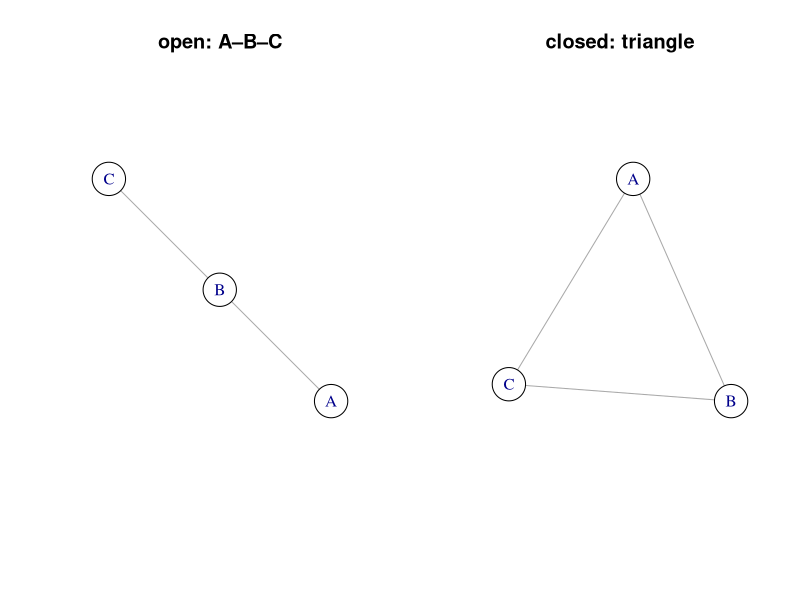
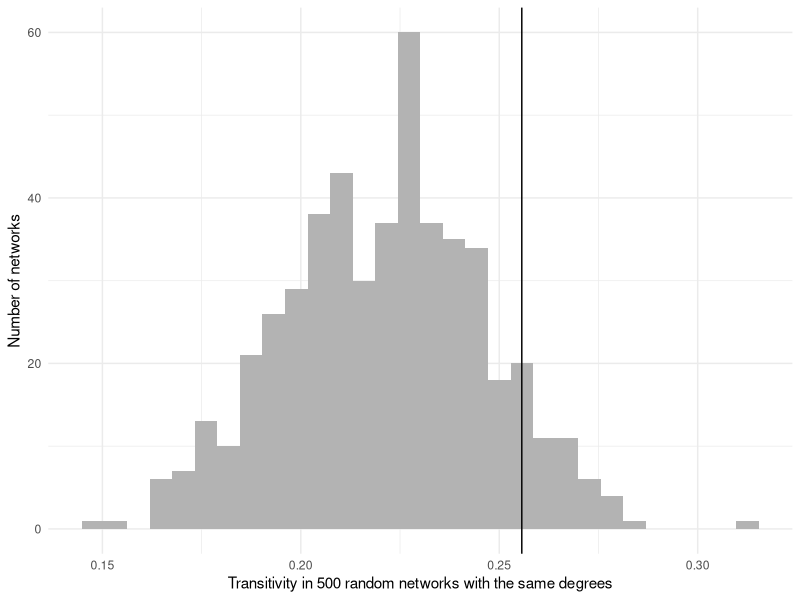
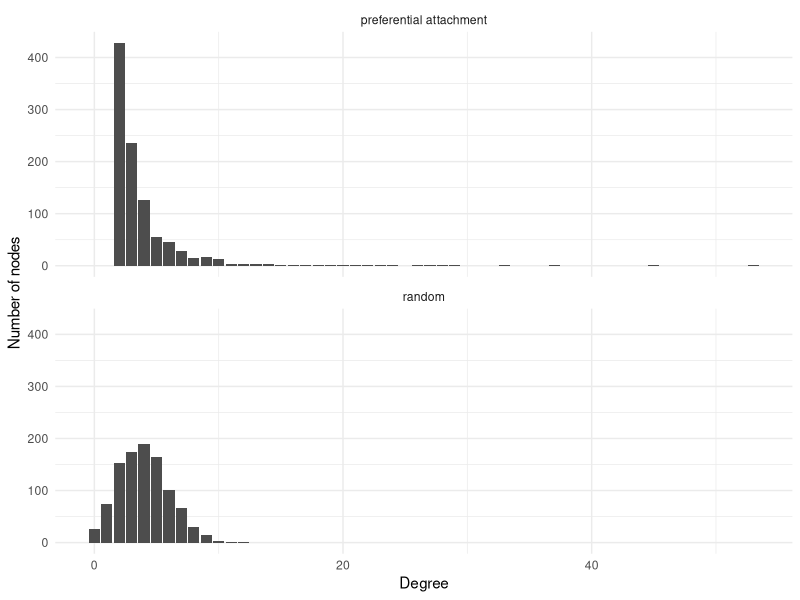
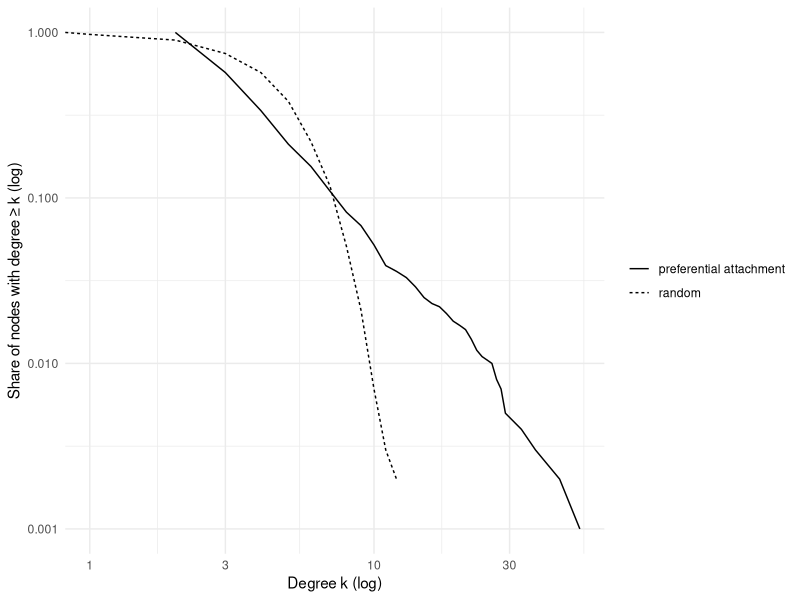
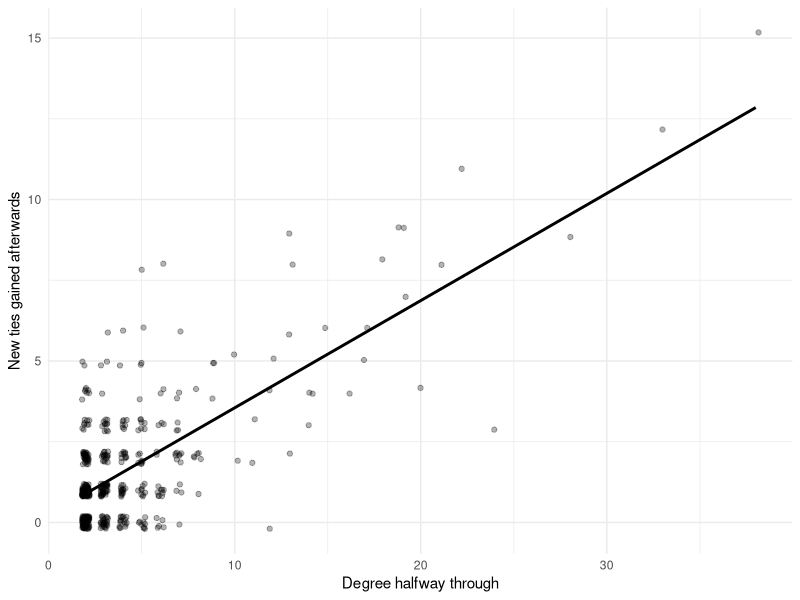
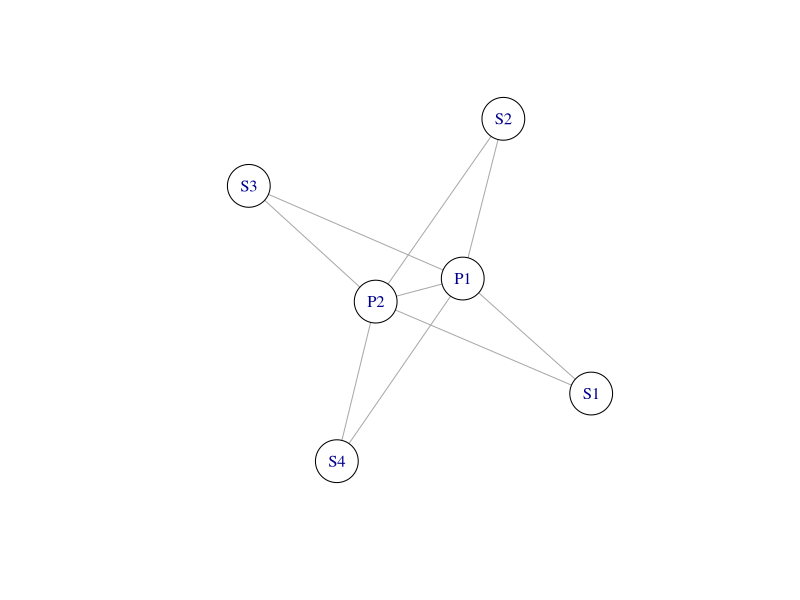
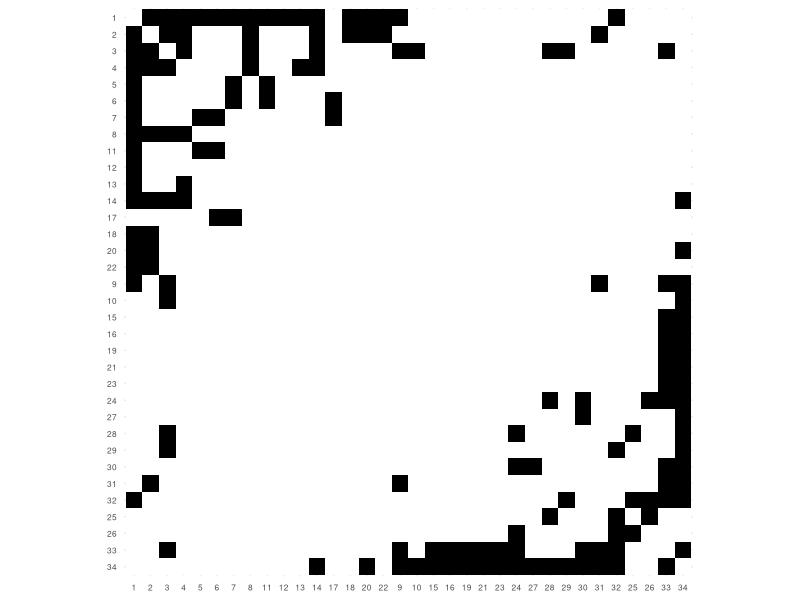
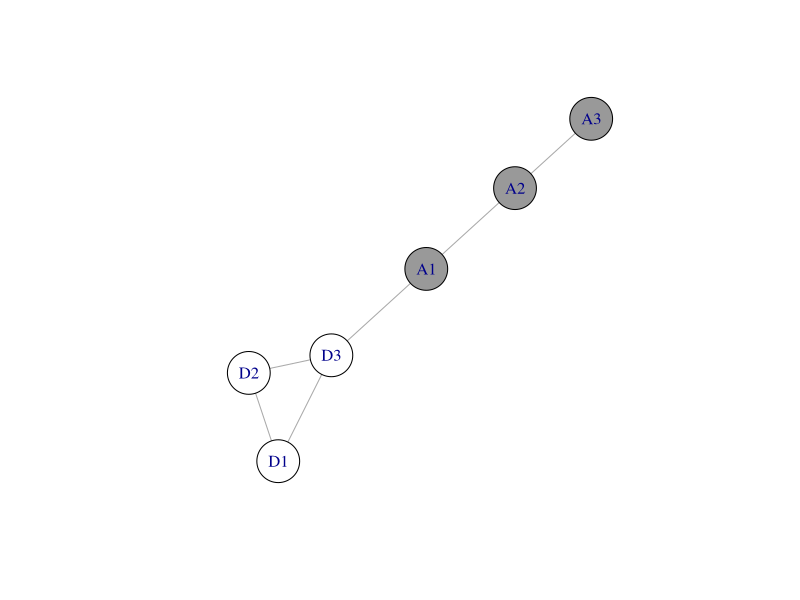

R code for these plots, in order:
## ---- chunk 1
library(tidyverse)
library(igraph)
library(ggraph)

set.seed(2026)
## ---- chunk 2
g <- make_graph("Zachary")          
V(g)$name <- as.character(1:vcount(g))
## ---- chunk 3
open_triad   <- graph_from_literal(A-B, B-C)
closed_triad <- graph_from_literal(A-B, B-C, A-C)

par(mfrow = c(1, 2))
plot(open_triad,   main = "open: A–B–C",       vertex.size = 30, vertex.color = "white")
plot(closed_triad, main = "closed: triangle", vertex.size = 30, vertex.color = "white")
par(mfrow = c(1, 1))
## ---- chunk 4
count_triangles(g) |> sum() / 3   # number of triangles
transitivity(g, type = "global")
## ---- chunk 5
c(transitivity = transitivity(g, type = "global"),
  density      = edge_density(g))
## ---- chunk 6
random_trans <- replicate(500, {
  sample_degseq(degree(g), method = "vl") |> transitivity(type = "global")
})

tibble(transitivity = random_trans) |>
  ggplot(aes(transitivity)) +
  geom_histogram(bins = 30, fill = "grey70") +
  geom_vline(xintercept = transitivity(g, type = "global")) +
  labs(x = "Transitivity in 500 random networks with the same degrees",
       y = "Number of networks") +
  theme_minimal()

mean(random_trans >= transitivity(g, type = "global"))  # share of random networks at least as transitive
## ---- chunk 7
n <- 1000
pa  <- sample_pa(n, m = 2, directed = FALSE)
rnd <- sample_gnm(n, ecount(pa))

degrees <- bind_rows(
  tibble(model = "random",                   degree = degree(rnd)),
  tibble(model = "preferential attachment", degree = degree(pa))
)

degrees |>
  group_by(model) |>
  summarise(mean = mean(degree), median = median(degree), max = max(degree))
## ---- chunk 8
degrees |>
  count(model, degree) |>
  ggplot(aes(degree, n)) +
  geom_col(fill = "grey30") +
  facet_wrap(~ model, ncol = 1) +   # same scales on both panels, so the shapes are comparable
  labs(x = "Degree", y = "Number of nodes") +
  theme_minimal()
## ---- chunk 9
degrees |>
  group_by(model) |>
  count(degree) |>
  arrange(desc(degree)) |>
  mutate(share_at_least = cumsum(n) / sum(n)) |>
  ggplot(aes(degree, share_at_least, linetype = model)) +
  geom_line() +
  scale_x_log10() +
  scale_y_log10() +
  labs(x = "Degree k (log)", y = "Share of nodes with degree ≥ k (log)", linetype = NULL) +
  theme_minimal()
## ---- chunk 10
early <- induced_subgraph(pa, 1:500)

growth <- tibble(
  degree_then = degree(early),
  new_ties    = degree(pa)[1:500] - degree(early)
)

growth |>
  ggplot(aes(degree_then, new_ties)) +
  geom_jitter(width = 0.2, height = 0.2, alpha = 0.3) +
  geom_smooth(method = "lm", se = FALSE, colour = "black") +
  labs(x = "Degree halfway through", y = "New ties gained afterwards") +
  theme_minimal()
## ---- chunk 11
cp <- graph_from_literal(P1-P2,
                         P1-S1, P1-S2, P1-S3, P1-S4,
                         P2-S1, P2-S2, P2-S3, P2-S4)

plot(cp, vertex.size = 25, vertex.color = "white")
## ---- chunk 12
neighbors(cp, "S1")
neighbors(cp, "S2")   # identical

sim_cp <- similarity(cp, method = "jaccard")
dimnames(sim_cp) <- list(V(cp)$name, V(cp)$name)
round(sim_cp, 2)
## ---- chunk 13
sim       <- similarity(g, method = "jaccard")
positions <- hclust(as.dist(1 - sim), method = "average") |> cutree(k = 4)

ord <- V(g)$name[order(positions)]
adj <- as_adjacency_matrix(g, sparse = FALSE)[ord, ord]

as.data.frame(as.table(adj)) |>
  rename(row = Var1, col = Var2, tie = Freq) |>
  mutate(row = factor(row, levels = rev(ord)),
         col = factor(col, levels = ord)) |>
  ggplot(aes(col, row, fill = factor(tie))) +
  geom_tile() +
  scale_fill_manual(values = c("0" = "white", "1" = "black"), guide = "none") +
  coord_equal() +
  labs(x = NULL, y = NULL) +
  theme_minimal() +
  theme(axis.text = element_text(size = 6))
## ---- chunk 14
h <- graph_from_literal(D1-D2, D2-D3, D1-D3, A1-A2, A2-A3, D3-A1)
V(h)$regime <- if_else(startsWith(V(h)$name, "D"), "democracy", "autocracy")

plot(h, vertex.size = 25, vertex.label.cex = 1,
     vertex.color = if_else(V(h)$regime == "democracy", "white", "grey60"))
## ---- chunk 15
el     <- as_edgelist(h)
regime <- setNames(V(h)$regime, V(h)$name)

same_type <- regime[el[, 1]] == regime[el[, 2]]
mean(same_type)   # 0.83
## ---- chunk 16
group_sizes <- table(V(h)$regime)
sum(choose(group_sizes, 2)) / choose(vcount(h), 2)   # 0.4
## ---- chunk 17
assortativity_nominal(h, types = as.integer(factor(V(h)$regime)), directed = FALSE)  # 0.66
## ---- chunk 18
table(from = regime[el[, 1]], to = regime[el[, 2]])
## ---- chunk 19
x <- graph_from_literal(D1-A1, D1-A2, D2-A2, D2-A3, D3-A3, D3-A1)
V(x)$regime <- if_else(startsWith(V(x)$name, "D"), "democracy", "autocracy")

assortativity_nominal(x, types = as.integer(factor(V(x)$regime)), directed = FALSE)  # −1
## ---- chunk 20
assortativity_degree(cp)  # −0.8: great powers tie to small states
assortativity_degree(g)   # about −0.48 in Zachary's karate club
## ---- chunk 21
# your code here
